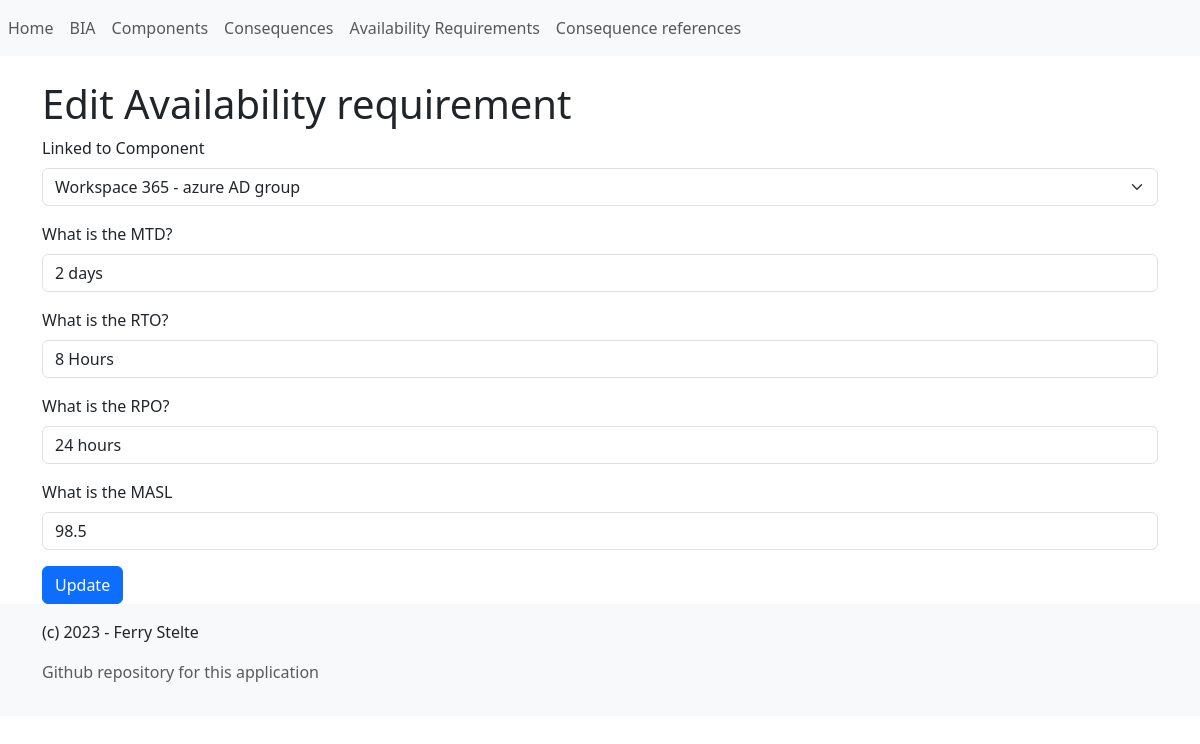
The page /manage-data/availability/edit/1 on the database its author committed.
### app/model.py (models this page shows)
class Availability_Requirements(Base):
    __tablename__ = 'availability_requirements'
    id = Column(Integer, primary_key=True)
    component_name = Column(Integer, ForeignKey('components.component_name'))
    mtd = Column(String)
    rto = Column(String)
    rpo = Column(String)
    masl = Column(String)

class Components(Base):
    __tablename__ = 'components'
    id = Column(Integer, primary_key=True)
    bia_name = Column(Integer, ForeignKey('context_scope.name'))
    component_name = Column(String)
    processes_dependencies = Column(String)
    info_type = Column(String)
    user_type = Column(String)
    description = Column(String)

### app/blueprints/manage_data/views.py (the view)
@manage_data_blueprint.route('/availability/edit/<int:availability_id>', methods=['GET', 'POST'])
def availability_edit(availability_id):
    item = app_db.session.query(Availability_Requirements).filter(Availability_Requirements.id == availability_id).first()
    if item is None:
        abort(403)
    form = AvailabilityEditForm(obj=item)
    if form.validate_on_submit():
        form.populate_obj(item)
        app_db.session.commit()
        flash('Availability requirements updated: ' + item.id, 'info')
        return redirect(url_for('manage_data.availability_list'))
    return render_template('item_new_edit.html', title='Edit Availability requirement', form=form)

### app/blueprints/manage_data/forms.py
class AvailabilityEditForm(FlaskForm, AvailabilityNewEditFormMixin):
    submit = SubmitField('Update')

### app/factory.py (called while the page is built)
def create_app():
    app = Flask(__name__)
    app.config.from_object('config.ConfigDevelopment')
    app.logger = app_logging.init_app(app)
    app_db.init_app(app)
    app.logger.debug('test debug message')
    Bootstrap5(app)
    csrf = CSRFProtect()
    csrf.init_app(app)
    from .blueprints.manage_data.views import manage_data_blueprint
    app.register_blueprint(manage_data_blueprint, url_prefix='/manage-data')
    @app.teardown_appcontext
    def teardown_db(response_or_exception):
        if hasattr(app_db, 'session'):
            app_db.session.remove()
    @app.route('/')
    def index():
        return render_template(
            'home.html',
            welcome_message='Hello world',
        )
    return app

### app/templates/item_new_edit.html
{% from 'bootstrap/form.html' import render_form %}
{% extends "base.html" %}
{% block content %}
	<h1>
		{{ title }}
	</h1>
	{{ render_form(form) }}
{% endblock %}

### rows shown on the page
Availability_Requirements: component_name "Workspace 365 - azure AD group", mtd "2 days", rto "8 Hours", rpo "24 hours", masl "98.5"

### other values the page prints
{{ render_nav_item('index', 'Home', use_li=True) }} "Home"
{{ render_nav_item('manage_data.bia_list', 'BIA', use_li=True) }} "BIA"
{{ title }} "Edit Availability requirement"
